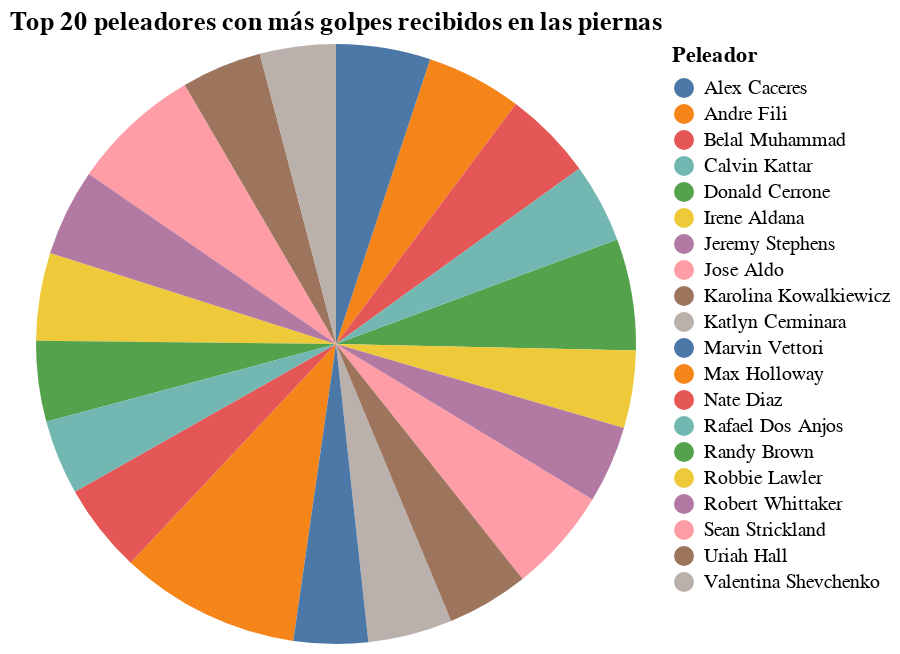

The notebook cell saved with this chart:
### Code cell
#Gráfica
chart = alt.Chart(leg_hits_sum.head(20)).mark_arc().encode(
    theta=alt.Theta('leg_abs_1:Q', title='Número de peleas'),
    color=alt.Color('fighter_1:N', title='Peleador'),
     tooltip=['fighter_1', 'leg_abs_1']  
).properties(
    title='Top 20 peleadores con más golpes recibidos en las piernas'
).interactive()

chart

### Figure 1 — Vega-Lite specification as saved in the notebook (floating-point values rounded to 4 significant figures)
{"config": {"view": {"continuousWidth": 300, "continuousHeight": 300}}, "data": {"name": "data-82c569ecff56480740e9abd2ac259bf9"}, "mark": {"type": "arc"}, "encoding": {"color": {"field": "fighter_1", "title": "Peleador", "type": "nominal"}, "theta": {"field": "leg_abs_1", "title": "Número de peleas", "type": "quantitative"}, "tooltip": [{"field": "fighter_1", "type": "nominal"}, {"field": "leg_abs_1", "type": "quantitative"}]}, "params": [{"name": "param_6", "select": {"type": "interval", "encodings": ["x", "y"]}, "bind": "scales"}], "title": "Top 20 peleadores con más golpes recibidos en las piernas", "$schema": "https://vega.github.io/schema/vega-lite/v5.8.0.json", "datasets": {"data-82c569ecff56480740e9abd2ac259bf9": [{"fighter_1": "Max Holloway", "leg_abs_1": 421.0}, {"fighter_1": "Sean Strickland", "leg_abs_1": 303.0}, {"fighter_1": "Donald Cerrone", "leg_abs_1": 260.0}, {"fighter_1": "Jose Aldo", "leg_abs_1": 244.0}, {"fighter_1": "Andre Fili", "leg_abs_1": 223.0}, {"fighter_1": "Alex Caceres", "leg_abs_1": 220.0}, {"fighter_1": "Belal Muhammad", "leg_abs_1": 209.0}, {"fighter_1": "Nate Diaz", "leg_abs_1": 208.0}, {"fighter_1": "Robbie Lawler", "leg_abs_1": 205.0}, {"fighter_1": "Robert Whittaker", "leg_abs_1": 203.0}, {"fighter_1": "Katlyn Cerminara", "leg_abs_1": 197.0}, {"fighter_1": "Karolina Kowalkiewicz", "leg_abs_1": 191.0}, {"fighter_1": "Randy Brown", "leg_abs_1": 188.0}, {"fighter_1": "Uriah Hall", "leg_abs_1": 187.0}, {"fighter_1": "Calvin Kattar", "leg_abs_1": 185.0}, {"fighter_1": "Irene Aldana", "leg_abs_1": 181.0}, {"fighter_1": "Jeremy Stephens", "leg_abs_1": 180.0}, {"fighter_1": "Valentina Shevchenko", "leg_abs_1": 177.0}, {"fighter_1": "Rafael Dos Anjos", "leg_abs_1": 174.0}, {"fighter_1": "Marvin Vettori", "leg_abs_1": 173.0}]}}
